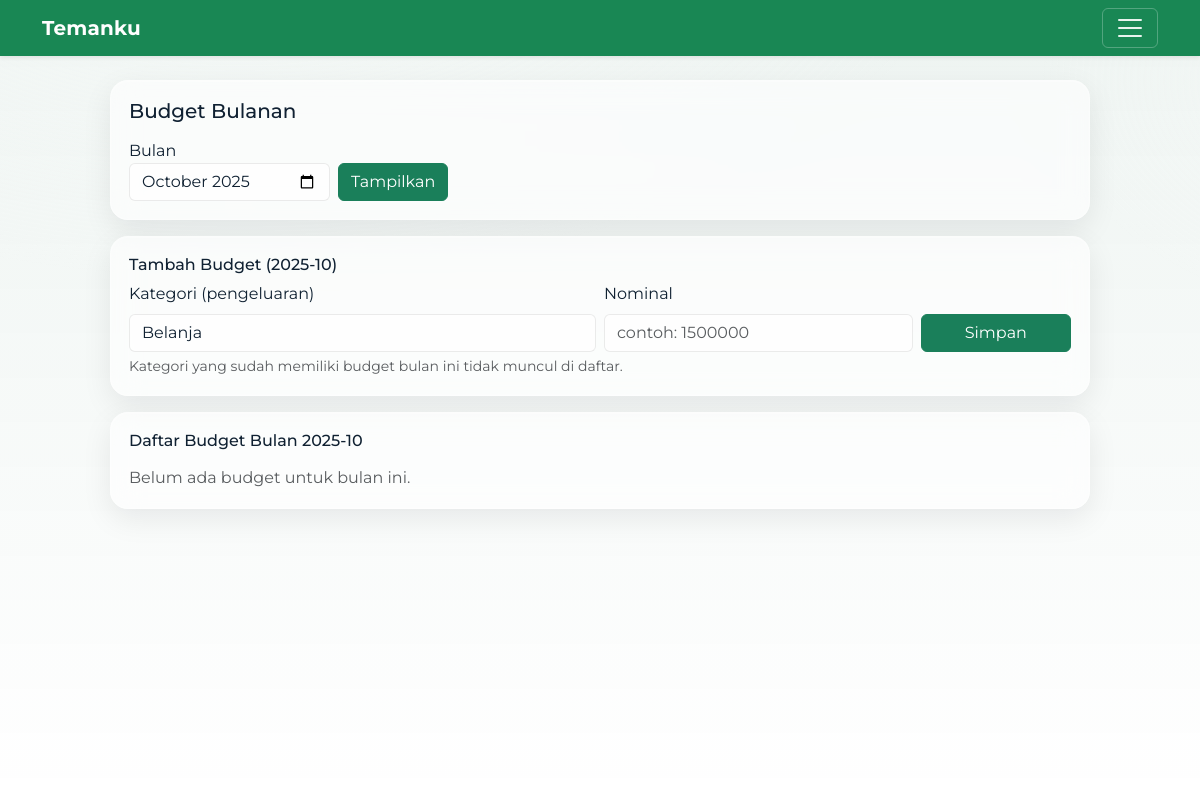
The page /budgets (signed in) on the database as committed earlier.
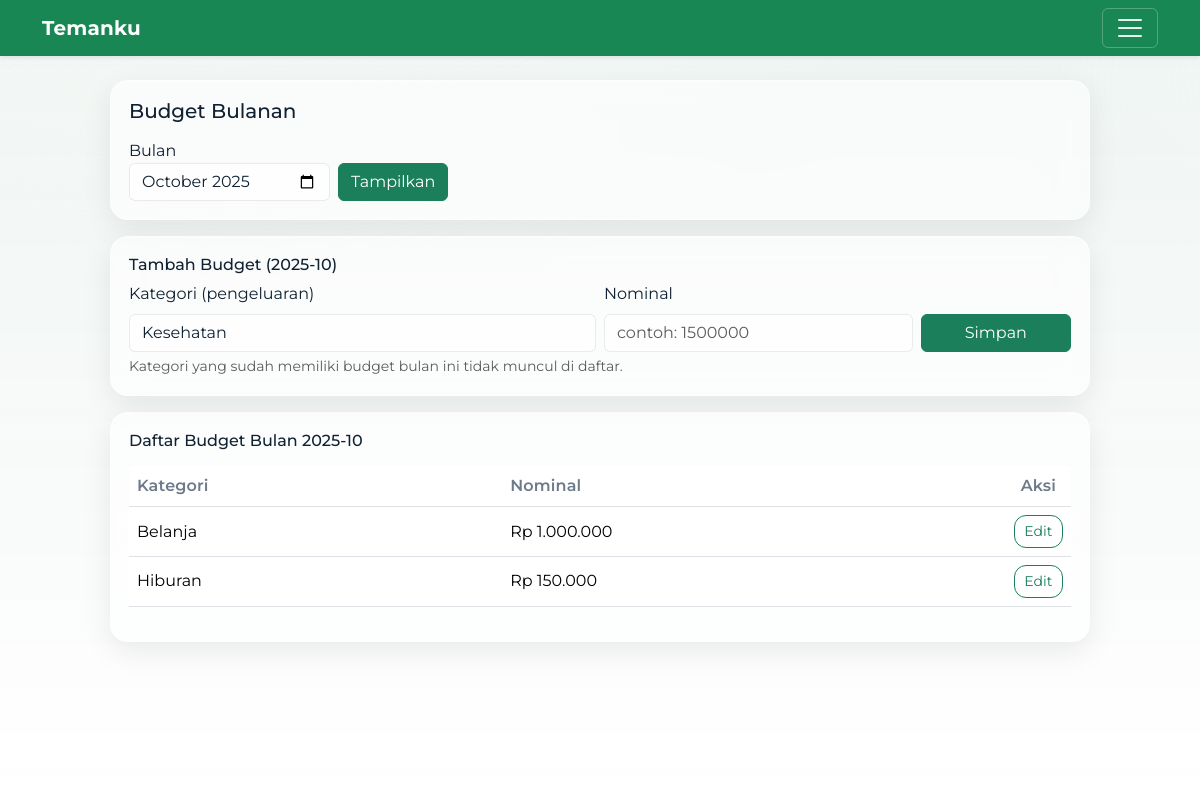
The same page on the database as committed later.
### tables this page shows
CREATE TABLE budgets (
  id INTEGER PRIMARY KEY AUTOINCREMENT,
  user_id INTEGER NOT NULL,
  category_id INTEGER NOT NULL,
  month TEXT NOT NULL,                     -- 2025-09
  amount REAL NOT NULL,
  UNIQUE(user_id, category_id, month),
  FOREIGN KEY (user_id) REFERENCES users(id),
  FOREIGN KEY (category_id) REFERENCES categories(id)
);

CREATE TABLE categories (
  id INTEGER PRIMARY KEY AUTOINCREMENT,
  user_id INTEGER NOT NULL,
  type TEXT CHECK(type IN ('income','expense')) NOT NULL,
  name TEXT NOT NULL, emoji TEXT,
  UNIQUE(user_id, type, name),
  FOREIGN KEY (user_id) REFERENCES users(id)
);

### app.py (the view)
@app.get("/budgets")
@login_required
def budgets_page():
    month = request.args.get("month") or date.today().strftime("%Y-%m")
    with db() as con:
        cats = con.execute(
            "SELECT id,name FROM categories WHERE user_id=? AND type='expense' ORDER BY name",
            (current_user.id,)
        ).fetchall()
        rows = con.execute("""
            SELECT b.id, c.name AS category, b.category_id, b.month, b.amount
            FROM budgets b
            JOIN categories c ON c.id=b.category_id
            WHERE b.user_id=? AND b.month=?
            ORDER BY c.name
        """, (current_user.id, month)).fetchall()
    used_ids = {r["category_id"] for r in rows}
    cats_avail = [dict(c) for c in cats if c["id"] not in used_ids]
    return render_template(
        "budgets.html",
        month=month,
        categories_avail=cats_avail,
        rows=[dict(r) for r in rows],
        title="Budget",
    )

### app.py (called while the page is built)
def db():
    conn = sqlite3.connect(APP_DB, timeout=5.0)
    conn.row_factory = sqlite3.Row
    conn.execute("PRAGMA busy_timeout = 5000")
    return conn

@login_manager.user_loader
def load_user(user_id):
    with db() as con:
        row = con.execute("SELECT * FROM users WHERE id=?", (user_id,)).fetchone()
        return User(row) if row else None

def money(x):
    return f"Rp {x:,.0f}".replace(",", ".")

### templates/budgets.html (shortened to what this page needs)
{% extends "base.html" %}
{% block content %}
<div class="card-soft mb-3" data-aos="fade-up" style="max-width:980px;margin:auto">
  <h5 class="mb-3">Budget Bulanan</h5>
  <form class="row g-2 align-items-end" method="get" action="{{ url_for('budgets_page') }}">
    <div class="col-auto">
      <label class="form-label mb-0">Bulan</label>
      <input type="month" class="form-control" name="month" value="{{ month }}">
    </div>
    <div class="col-auto">
      <button class="btn btn-primary">Tampilkan</button>
    </div>
  </form>
</div>
<div class="card-soft mb-3" data-aos="fade-up" style="max-width:980px;margin:auto">
  <h6 class="mb-2">Tambah Budget ({{ month }})</h6>
  {% if categories_avail %}
    <form method="post" action="{{ url_for('budgets_set') }}" class="row gy-2 gx-2">
      <div class="col-12 col-md-6">
        <label class="form-label">Kategori (pengeluaran)</label>
        <select class="form-select" name="category_id" required>
          {% for c in categories_avail %}
            <option value="{{ c.id }}">{{ c.name }}</option>
          {% endfor %}
        </select>
      </div>
      <div class="col-12 col-md-4">
        <label class="form-label">Nominal</label>
        <input class="form-control" name="amount" type="number" min="0" step="1000" inputmode="numeric" pattern="\d*" data-money-input placeholder="contoh: 1500000" required>
      </div>
      <div class="col-12 col-md-2 d-grid">
        <button class="btn btn-primary">Simpan</button>
      </div>
    </form>
    <div class="form-text">Kategori yang sudah memiliki budget bulan ini tidak muncul di daftar.</div>
  {% else %}
    <div class="alert alert-info mb-0">Semua kategori pengeluaran sudah memiliki budget untuk bulan ini. Gunakan aksi Edit/Hapus pada tabel di bawah.</div>
  {% endif %}
</div>
<div class="card-soft" data-aos="fade-up" style="max-width:980px;margin:auto">
  <h6 class="mb-3">Daftar Budget Bulan {{ month }}</h6>
  {% if rows %}
    <div class="table-responsive">
      <table class="table table-hover align-middle">
        <thead>
          <tr><th>Kategori</th><th>Nominal</th><th class="text-center" style="width:1%; white-space:nowrap">Aksi</th></tr>
        </thead>
        <tbody>
          {% for r in rows %}
            <tr>
              <td>{{ r.category }}</td>
              <td>{{ r.amount|money }}</td>
              <td class="text-center" style="width:1%; white-space:nowrap">
                <button class="btn btn-sm btn-outline-primary btn-compact"
                        data-bs-toggle="modal"
                        data-bs-target="#editBudgetModal"
                        data-budget-id="{{ r.id }}"
                        data-category-id="{{ r.category_id }}"
                        data-category="{{ r.category }}"
                        data-amount="{{ r.amount|int }}"
                        data-delete-url="{{ url_for('budgets_delete', budget_id=r.id) }}">
                  Edit
                </button>
              </td>
            </tr>
          {% endfor %}
        </tbody>
      </table>
    </div>
  {% else %}
    <p class="text-muted mb-0">Belum ada budget untuk bulan ini.</p>
  {% endif %}
</div>
{% endblock %}

Rows that differ between the two databases and show on the page:
added budgets: category "Belanja", amount "Rp 1.000.000"
added budgets: category "Hiburan", amount "Rp 150.000"
Other text that changed with them:
form field category_id: "Belanja" → "Kesehatan"
text no longer shown: "Belum ada budget untuk bulan ini."
text now shown: "Kategori Nominal Aksi"
